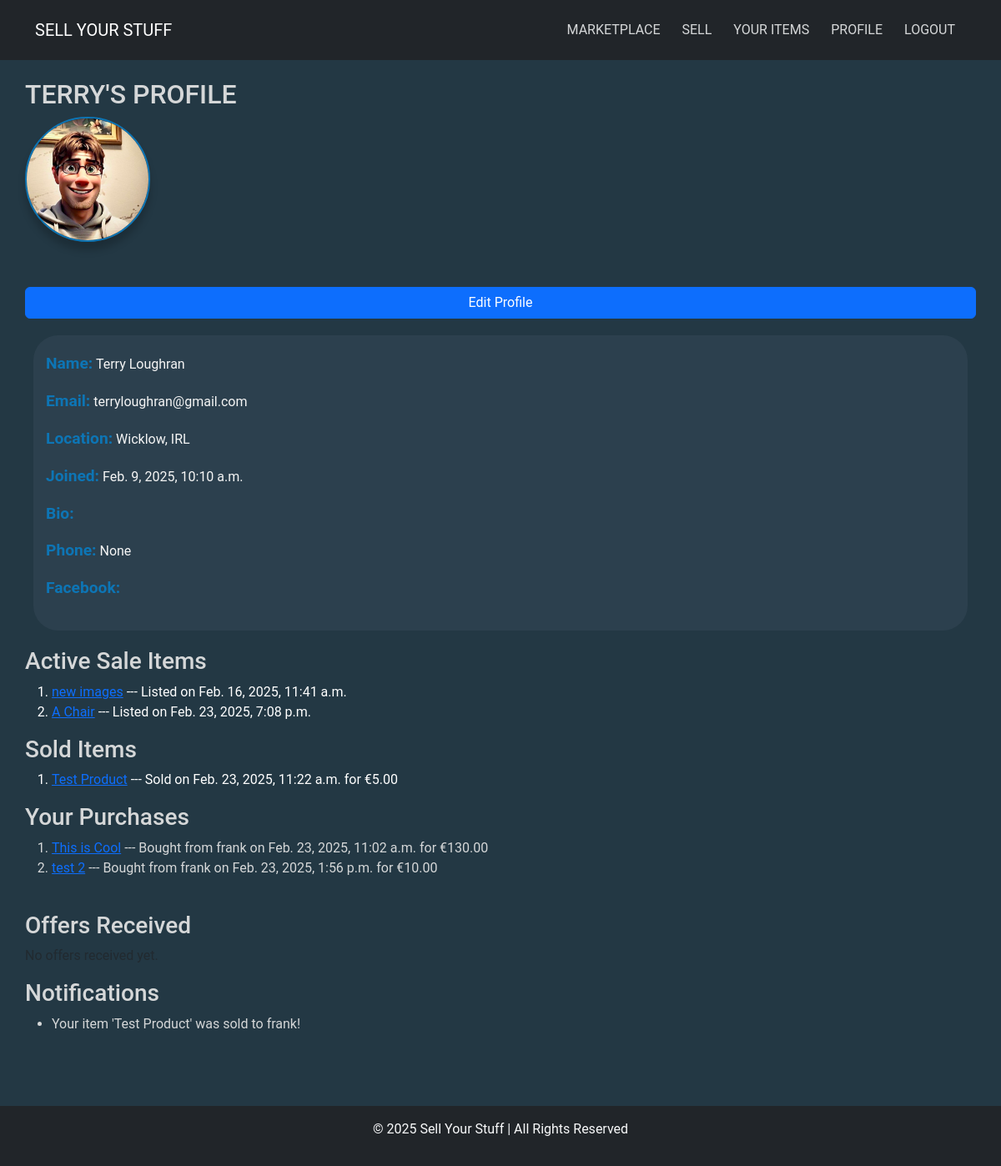
Page /profiles/profile/ (signed in) on the earlier database version.
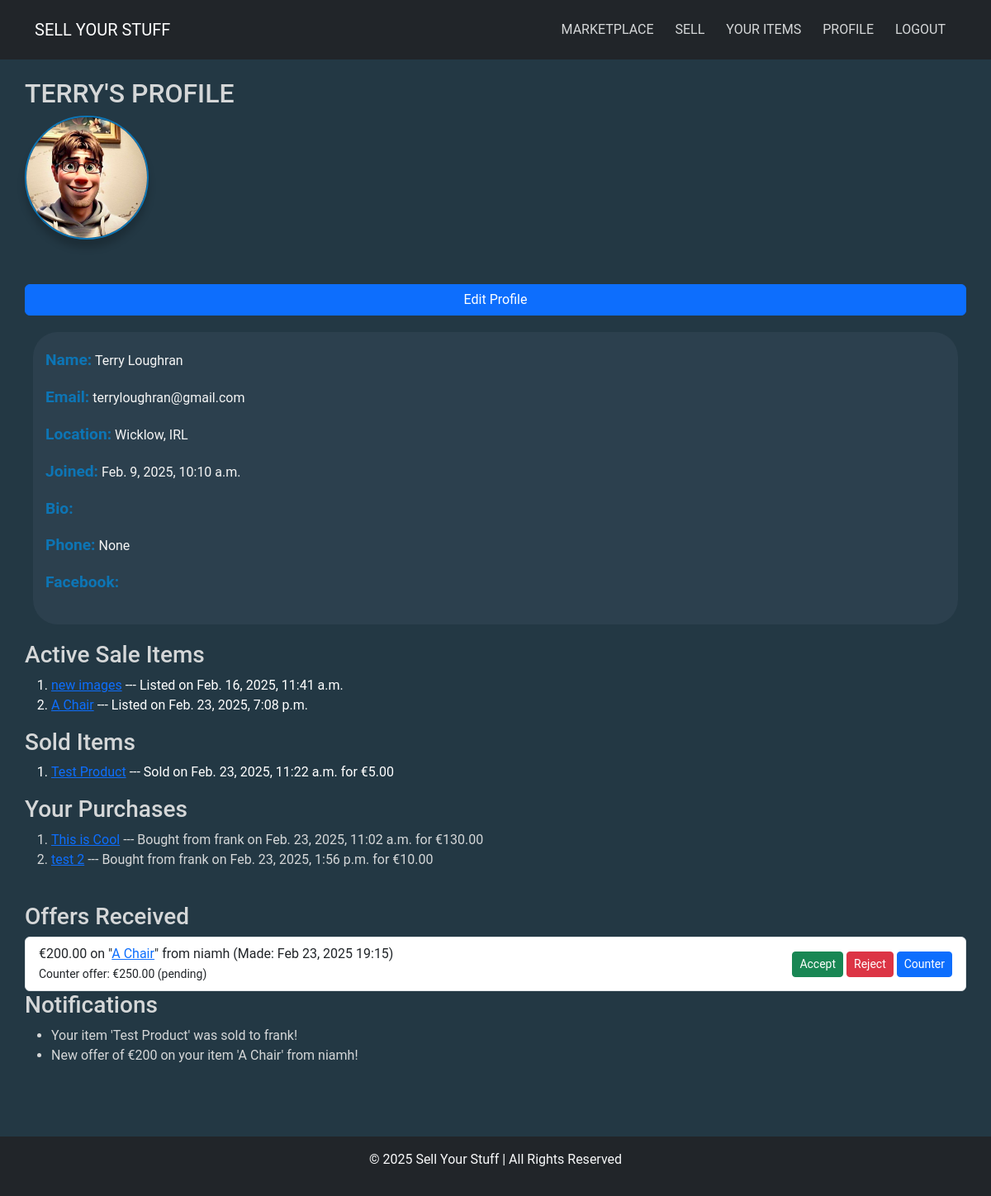
Same page on the later database version.
### profiles/models.py (models this page shows, shortened)
class UserProfile(models.Model):
    user = models.OneToOneField(User, on_delete=models.CASCADE, related_name="profile")
    profile_picture = models.ImageField(
        upload_to="profile_pics/",
        blank=True,
        null=True,
        default="profile_pics/default.jpg",
    )
    location = models.CharField(max_length=50, blank=True, null=True)
    bio = models.TextField(blank=True, null=True)
    phone_number = models.CharField(max_length=15, blank=True, null=True)
    address = models.TextField(blank=True, null=True)

class Purchase(models.Model):
    buyer = models.ForeignKey(User, on_delete=models.CASCADE, related_name="purchases")
    sale = models.ForeignKey(Sale, on_delete=models.CASCADE)
    purchased_at = models.DateTimeField(auto_now_add=True)

class Notification(models.Model):
    user = models.ForeignKey(
        User, on_delete=models.CASCADE, related_name="notifications"
    )
    message = models.TextField()
    is_read = models.BooleanField(default=False)
    created_at = models.DateTimeField(auto_now_add=True)

### sales/models.py (models this page shows, shortened)
class Sale(models.Model):
    STATUS_CHOICES = [
        ("available", "Available"),
        ("sold", "Sold"),
    ]
    user = models.ForeignKey(User, on_delete=models.CASCADE)  # Seller
    title = models.CharField(max_length=200)
    description = models.TextField()
    price = models.DecimalField(max_digits=10, decimal_places=2)
    image = models.ImageField(
        upload_to="product_images/", blank=True, null=True
    )  # main image of the product
    image_1 = models.ImageField(upload_to="product_images/", blank=True, null=True)
    image_2 = models.ImageField(upload_to="product_images/", blank=True, null=True)
    image_3 = models.ImageField(upload_to="product_images/", blank=True, null=True)
    video = models.FileField(
        upload_to="product_videos/", blank=True, null=True
    )  # Video upload field
    status = models.CharField(
        max_length=10, choices=STATUS_CHOICES, default="available"
    )
    created_at = models.DateTimeField(auto_now_add=True)

class Offer(models.Model):
    sale = models.ForeignKey(Sale, on_delete=models.CASCADE, related_name="offers")
    buyer = models.ForeignKey(
        User, on_delete=models.CASCADE, related_name="offers_made"
    )
    amount = models.DecimalField(max_digits=10, decimal_places=2)
    status = models.CharField(
        max_length=20,
        default="pending",
        choices=[
            ("pending", "Pending"),
            ("accepted", "Accepted"),
            ("rejected", "Rejected"),
        ],
    )
    counter_amount = models.DecimalField(
        max_digits=10, decimal_places=2, null=True, blank=True
    )
    counter_status = models.CharField(
        max_length=20,
        null=True,
        blank=True,
        choices=[
            ("pending", "Pending"),
            ("accepted", "Accepted"),
            ("rejected", "Rejected"),
        ],
    )
    created_at = models.DateTimeField(auto_now_add=True)

### profiles/views.py (the view)
# urls.py: path("profile/", profile_view, name="profile"),
@login_required
def profile_view(request):
    profile = request.user.profile
    active_sales = Sale.objects.filter(user=request.user, status="available")
    sold_sales = Purchase.objects.filter(sale__user=request.user).select_related(
        "sale", "buyer"
    )
    purchases = Purchase.objects.filter(buyer=request.user).select_related("sale__user")
    offers = (
        Offer.objects.filter(sale__user=request.user)
        .order_by("-created_at")
        .select_related("sale", "buyer")
    )
    notifications = Notification.objects.filter(user=request.user, is_read=False)
    if notifications.exists():
        notifications.update(is_read=True)
    all_notifications = Notification.objects.filter(user=request.user)
    return render(
        request,
        "profiles/profile.html",
        {
            "profile": profile,
            "active_sales": active_sales,
            "sold_sales": sold_sales,
            "purchases": purchases,
            "offers": offers,  # Added offers context
            "notifications": notifications,
            "all_notifications": all_notifications,
        },
    )

### sell_ur_stuff_site/context_processors.py (called while the page is built)
def unread_notifications(request):
    if request.user.is_authenticated:
        unread_count = Notification.objects.filter(
            user=request.user, is_read=False
        ).count()
    else:
        unread_count = 0
    return {"unread_notifications": unread_count}

### profiles/templates/profiles/profile.html (shortened to what this page needs)
{% extends "base.html" %}
{% load static %}
{% block content %}
    <h2 class="profile-header">{{ user.username }}'s Profile</h2>
    {% if profile.profile_picture %}
        <img src="{{ profile.profile_picture.url }}"
             alt="Profile Picture"
             class="profile-picture"
             height=""
             width="">
    {% else %}
        <img src="/media/profile_pics/default.jpg"
             alt="Default Profile Picture"
             class="default-profile-picture"
             height=""
             width="">
    {% endif %}
    <br>
    {% if user == request.user %}
        <a href="{% url 'profile_edit' %}" class="btn btn-primary">Edit Profile</a>
    {% endif %}
    <div class="user_info">
        <p>
            <strong>Name:</strong> {{ user.first_name }} {{ user.last_name }}
        </p>
        <p>
            <strong>Email:</strong> {{ user.email }}
        </p>
        <p>
            <strong>Location:</strong> {{ profile.location }}
        </p>
        <p>
            <strong>Joined:</strong> {{ user.date_joined }}
        </p>
        <p>
            <strong>Bio:</strong> {{ profile.bio }}
        </p>
        <p>
            <strong>Phone:</strong> {{ profile.phone_number }}
        </p>
        <p>
            <strong>Facebook:</strong> {{ profile.facebook }}
        </p>
    </div>
    <h3>Active Sale Items</h3>
    <ol>
        {% for sale in active_sales %}
            <li class="text-white">
                <a href="{% url 'sale_detail' sale.id %}">{{ sale.title }}</a> --- Listed on {{ sale.created_at }}
            </li>
        {% empty %}
            <li>No active sale items.</li>
        {% endfor %}
    </ol>
    <h3>Sold Items</h3>
    <ol>
        {% for purchase in sold_sales %}
            <li class="text-white">
                <a href="{% url 'sale_detail' purchase.sale.id %}">{{ purchase.sale.title }}</a> --- Sold on {{ purchase.purchased_at }} for €{{ purchase.sale.price }}
            </li>
        {% empty %}
            <li>No items sold yet.</li>
        {% endfor %}
    </ol>
    <h3>Your Purchases</h3>
    <ol>
        {% for purchase in purchases %}
            <li>
                <a href="{% url 'sale_detail' purchase.sale.id %}">{{ purchase.sale.title }}</a> --- Bought from {{ purchase.sale.user.username }} on {{ purchase.purchased_at }} for €{{ purchase.sale.price }}
            </li>
        {% empty %}
            <li>No purchases yet.</li>
        {% endfor %}
    </ol>
    <h3 class="mt-4">Offers Received</h3>
    {% if offers %}
        <ul class="list-group">
            {% for offer in offers %}
                <li class="list-group-item d-flex justify-content-between align-items-center">
                    <div>
                        €{{ offer.amount }} on "<a href="{% url 'sale_detail' offer.sale.id %}">{{ offer.sale.title }}</a>" from {{ offer.buyer.username }}
                        (Made: {{ offer.created_at|date:"M d, Y H:i" }})
                        {% if offer.counter_amount %}
                            <br><small>Counter offer: €{{ offer.counter_amount }} ({{ offer.counter_status }})</small>
                        {% endif %}
                    </div>
                    <div>
                        {% if offer.status == "pending" %}
                            <a href="{% url 'accept_offer' offer.id %}" class="btn btn-success btn-sm">Accept</a>
                            <a href="{% url 'reject_offer' offer.id %}" class="btn btn-danger btn-sm">Reject</a>
                            <a href="{% url 'counter_offer' offer.id %}" class="btn btn-primary btn-sm">Counter</a>
                        {% else %}
                            <span class="text-muted">Status: {{ offer.status }}</span>
                        {% endif %}
                    </div>
                </li>
            {% endfor %}
        </ul>
    {% else %}
        <p class="text-muted">No offers received yet.</p>
    {% endif %}
    <h3>Notifications</h3>
<ul>
    {% for notification in all_notifications %}
        <li>
            {{ notification.message }}
        </li>
    {% empty %}
        <li>No notifications yet.</li>
    {% endfor %}
</ul>
{% endblock content %}

### templates/base.html (shortened to what this page needs)
{% load static %}
<!DOCTYPE html>
<html lang="en">
    <head>
        <link href="https://cdn.jsdelivr.net/npm/bootstrap@5.3.0/dist/css/bootstrap.min.css"
              rel="stylesheet">
        <link rel="stylesheet" href="{% static 'css/styles.css' %}">
    </head>
    <body>
        <nav class="navbar navbar-expand-lg navbar-dark bg-dark fixed-top">
            <div class="container">
                <a class="navbar-brand" href="{% url 'home' %}">SELL YOUR STUFF</a>
                <div class="collapse navbar-collapse" id="navbarNav">
                    <ul class="navbar-nav ms-auto">
                        <li class="nav-item">
                            <a class="nav-link" href="{% url 'market_list' %}">Marketplace</a>
                        </li>
                        {% if user.is_authenticated %}
                            <li class="nav-item">
                                <a class="nav-link" href="{% url 'sale_create' %}">Sell</a>
                            </li>
                            <li class="nav-item">
                                <a class="nav-link" href="{% url 'sales_list' %}">Your Items</a>
                            </li>
                            <li class="nav-item">
                                <a class="nav-link" href="{% url 'profile' %}">
                                    Profile
                                </a>
                            </li>
                            <li class="nav-item">
                                <a class="nav-link" href="{% url 'account_logout' %}">Logout</a>
                            </li>
                        {% endif %}
                    </ul>
                </div>
            </div>
        </nav>
        <div class="container mt-4 min-vh-100 main-content d-flex flex-column">
            {% block content %}{% endblock content %}
        </div>
        <footer class="text-center py-3 bg-dark text-light">
            <p>© 2025 Sell Your Stuff | All Rights Reserved</p>
        </footer>
    </body>
</html>

### static/css/styles.css (style rules this page uses)
:root { --main-bg-color: #233844; --main-bg-shadow: #233844b7; --secondary-bg-color: #3e4f5e5c; --main-font-color: #0d75b5; --secondary-font-color: #d5d7d8; --hover-color: #e39116; }
* { margin: 0; padding: 0; box-sizing: border-box; }
body { font-family: 'Roboto', sans-serif; background-color: var(--main-bg-color); color: var(--secondary-font-color); }
.main-content { padding: 70px 0; height: auto; flex: 1 0 auto; }
.navbar { display: flex; justify-content: space-between; align-items: center; padding: 1rem 1rem; text-transform: uppercase; color: var(--secondary-font-color); }
.nav-link { color: var(--secondary-font-color); margin: 0 5px; transition: color 0.3s; }
.profile-header { text-transform: uppercase; }
.default-profile-picture, .profile-picture { width: 150px; height: 150px; border-radius: 50%; box-shadow: 0 10px 10px rgba(0, 0, 0, 0.2); margin-bottom: 30px; border: 2px solid var(--main-font-color); }
.user_info { color: whitesmoke; background-color: var(--secondary-bg-color); padding: 20px 15px; margin: 20px 10px; border-radius: 30px; }
.user_info strong { font-size: 1.2rem; color: var(--main-font-color); }
footer { margin-top: auto; color: var(--secondary-font-color); }

Differences in the rows shown:
added Offer: amount "200.00", sale "A Chair", buyer.username "niamh", created_at "Feb 23, 2025 19:15", counter_amount "250.00", counter_status "pending", status "Accept"
added Notification: message "New offer of €200 on your item 'A Chair' from niamh!"
